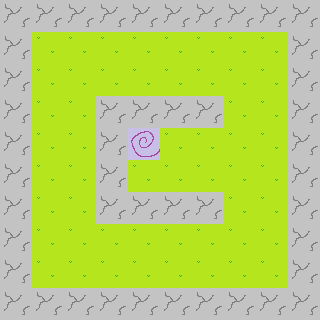

This game map was drawn from its Tiled (.tmx) file and the tilesets committed beside it. A one-line description and the trimmed map source follow:
An orthogonal 10x10 tile map with 32x32 px tiles, 1 tile layer (map), 3 tilesets.

<map version="1.2" tiledversion="1.3.3" orientation="orthogonal" renderorder="right-down" width="10" height="10" tilewidth="32" tileheight="32" infinite="0" nextlayerid="2" nextobjectid="1">
 <tileset firstgid="1" name="grass1" tilewidth="32" tileheight="32" tilecount="1" columns="1">
  <image source="grass1.png" width="32" height="32" />
 </tileset>
 <tileset firstgid="2" name="rock1" tilewidth="32" tileheight="32" tilecount="1" columns="1">
  <image source="rock1.png" width="32" height="32" />
 </tileset>
 <tileset firstgid="3" name="portal1" tilewidth="32" tileheight="32" tilecount="1" columns="1">
  <image source="portal1.png" width="32" height="32" />
 </tileset>
 <layer id="1" name="map" width="10" height="10">
  <data>[100 cells, 100 non-empty, 3 distinct tile ids]</data>
 </layer>
</map>